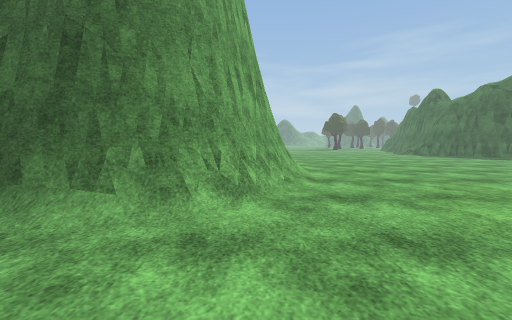
View 1 (above)

19 first-person views from a walk through a Unity game level. The camera is 1.2 m above the floor, tilts 4° down and sees 90° across. The floor is counted in squares, 1 m on a side. Each view is taken from the middle of a square. On the plan, view 1 faces up. The plan holds only what a view shows up to about 12 squares ahead; the rest is blank. The place goes on beyond the plan. The player is left out. Some animated figures are not drawn. Some surface patterns are stand-ins.

View 2
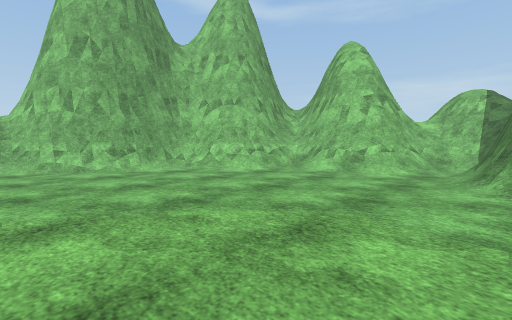

View 3
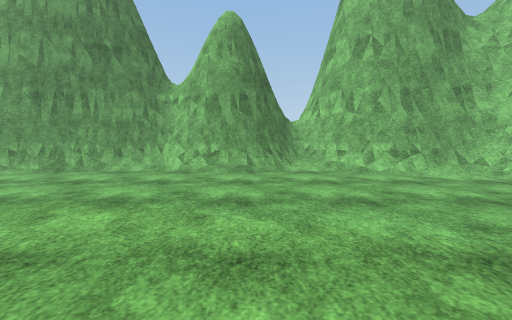

View 4
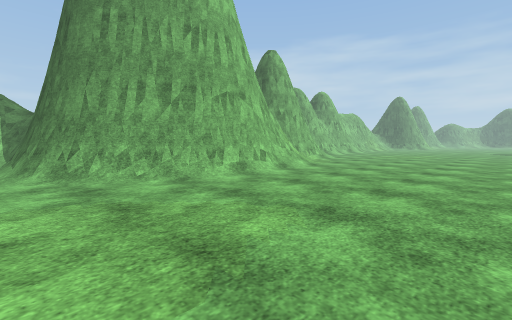

View 5
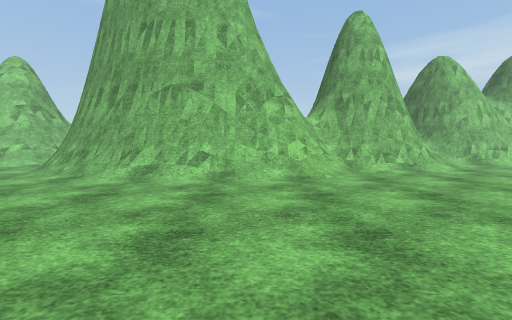

View 6
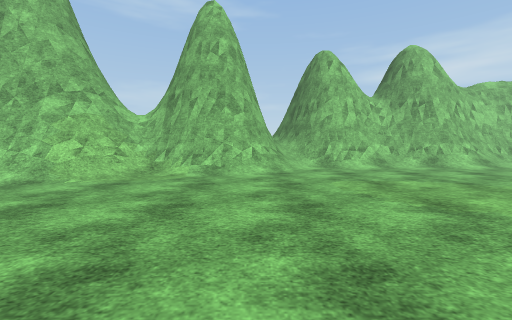

View 7
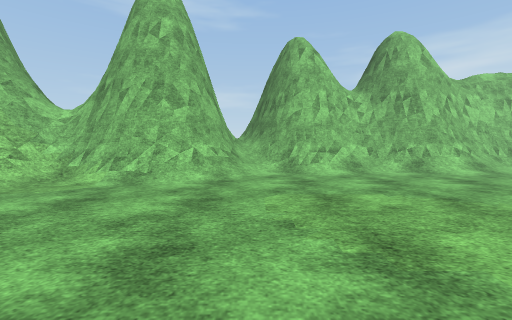

View 8
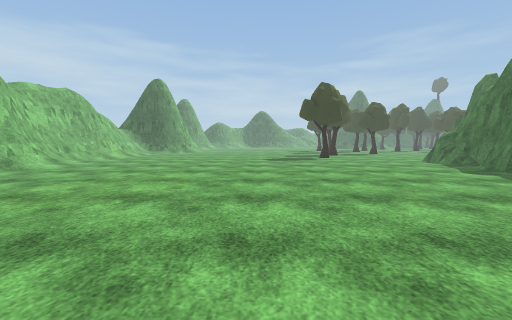

View 9
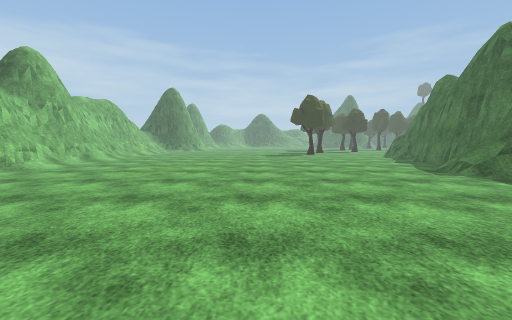

View 10
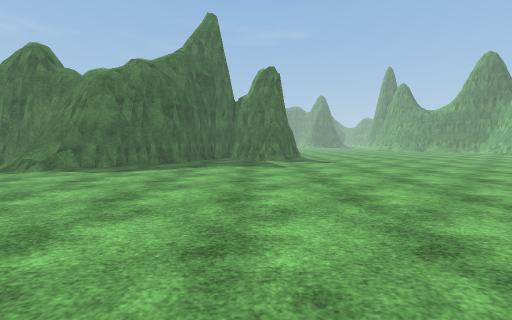

View 11
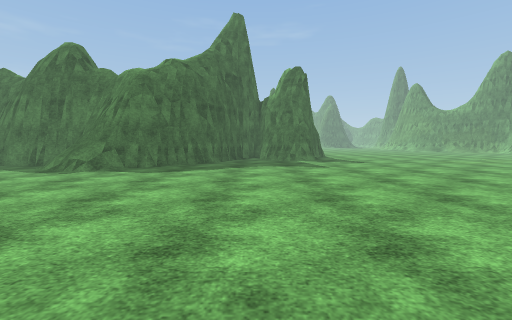

View 12
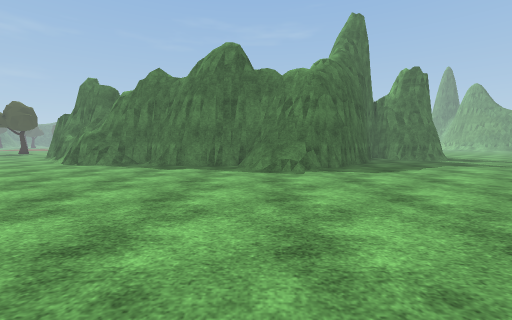

View 13
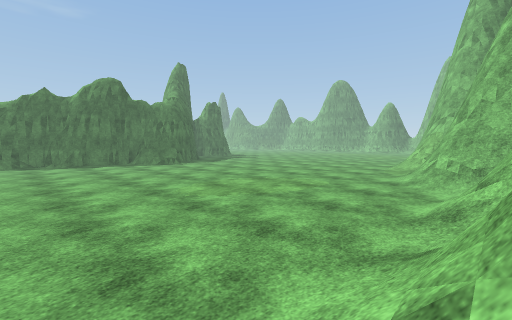

View 14
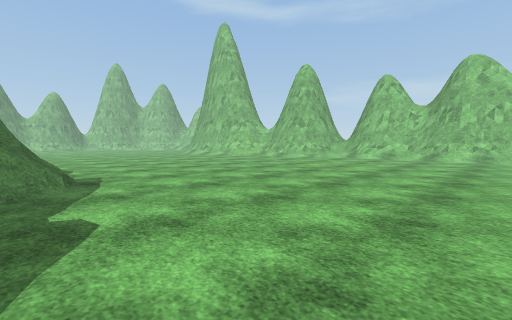

View 15
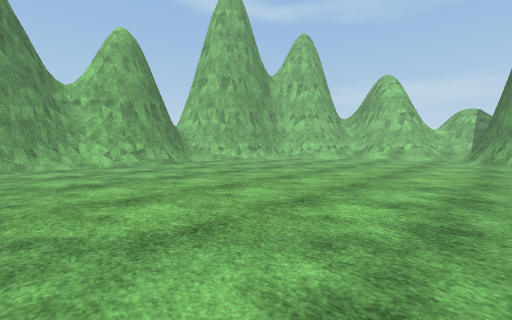

View 16
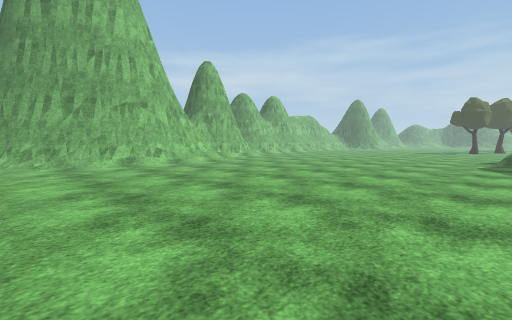

View 17
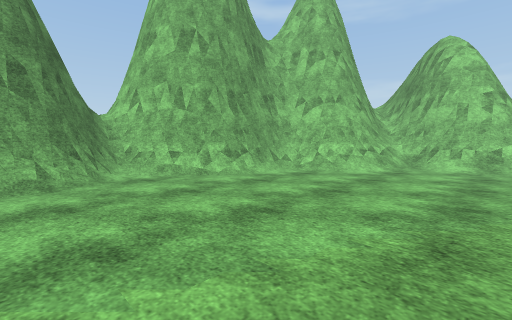

View 18
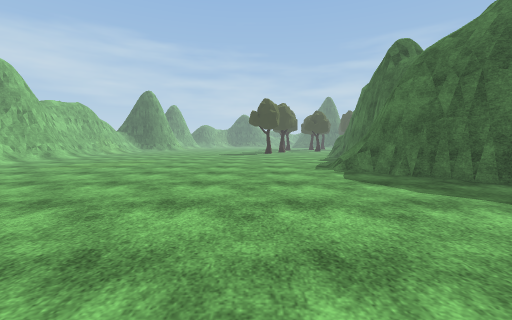

View 19
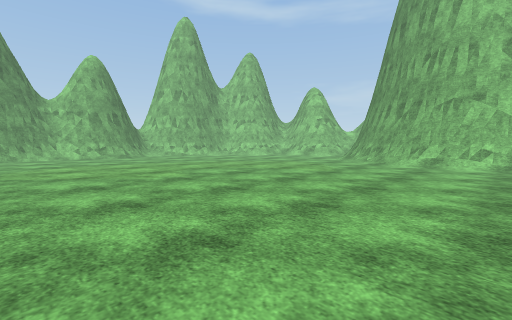

### Floor plan
Key: @ floor where view 1 was taken; # wall or solid block; . main floor; : floor 0.25 m higher than the main floor; / step, stairs or slope; = window, fence, low wall or low ledge; O other object.
Columns run from 9 left of view 1 to 16 right of it. Each row starts with its distance up from view 1.
 34     #// ..................
 33     #=/...................
 32     ##/...................
 31     ##/...................
 30     ##/...................
 29     #=/...................
 28     ##/...................
 27     ##/................../
 26     ##=.................:=
 25     ##/.................=#
 24     =O/.................=#
 23     ===O.................#
 22     ####/................#
 21       ##=.................
 20        #=.................
 19        #=.................
 18       ##=.................
 17       #==//...............
 16       ####/...............
 15         ##=...............
 14          #=/..............
 13          ##/..............
 12           #/..............
 11           #/..............
 10           #/..............
  9          ##/..............
  8          #=...............
  7         ###...............
  6        ##=................
  5  #######=.................
  4 ###====#..................
  3 ===O/.....................
  2  #=#=//...................
  1   ####/...................
  0     ##/..@................
 -1      #=...................
 -2      #//..................
 -3      #==/.................
 -4       ###/................
 -5        ###/...............
 -6         ##=//.............
 -7          #####/...///.....
 -8              ##/.=####//=#
 -9               ##O#########
-10                ###

Positions as (right, up) in squares from view 1, and headings:
1: (0, 0), facing up
2: (7, 5), facing down-left
3: (9, 3), facing down
4: (9, 4), facing up-left
5: (10, 14), facing left
6: (9, 22), facing left
7: (7, 24), facing left
8: (7, 20), facing up
9: (7, 15), facing up
10: (4, 15), facing right
11: (4, 17), facing right
12: (4, 26), facing right
13: (-4, 34), facing down-right
14: (16, 34), facing down-left
15: (16, 6), facing down-left
16: (15, 6), facing up-left
17: (10, 1), facing down-left
18: (11, 13), facing up
19: (16, 13), facing down-left
